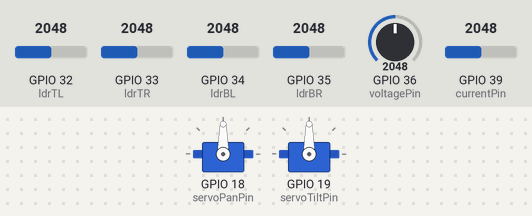
The sketch below on a simulated ESP32. Parts: 2 × servo. The inputs (shaded band) are chosen by the test bench; at power-on: GPIO 32 (ldrTL) = 2048, GPIO 33 (ldrTR) = 2048, GPIO 34 (ldrBL) = 2048, GPIO 35 (ldrBR) = 2048, GPIO 36 (voltagePin) = 2048, GPIO 39 (currentPin) = 2048. WiFi joins after 1.5 s; servers stay silent unless stated; uploads are accepted with an empty reply; what the sketch prints to the serial monitor is not drawn.

Above: at 3.7 s.
3.8 s: GPIO 32 (ldrTL) set to 2280
5.3 s: GPIO 32 (ldrTL) set to 2421
At 8.2 s:
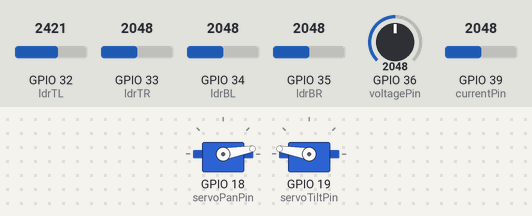
8.3 s: GPIO 33 (ldrTR) set to 2682
9.8 s: GPIO 33 (ldrTR) set to 2778
At 12.7 s:
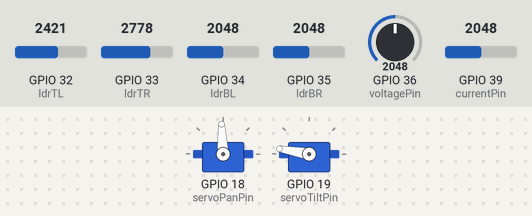
12.8 s: GPIO 34 (ldrBL) set to 2167
At 13.5 s:
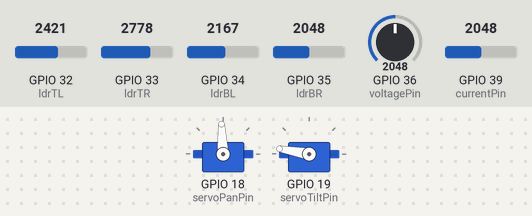
14.3 s: GPIO 35 (ldrBR) set to 2866
At 18.0 s:
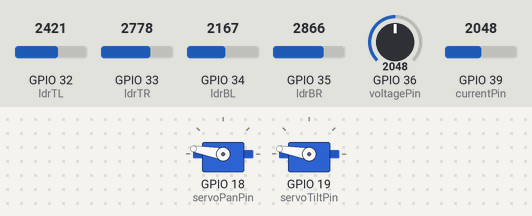
Timing chart, 0 to 18.3 s (numbered marks = the images above; inputs shaded):
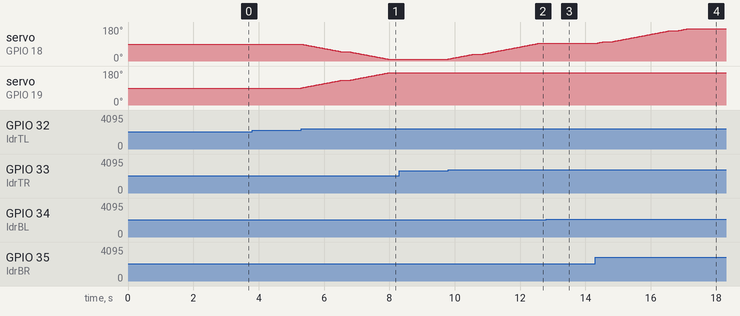

The sketch:

solar_tracker_server.ino
```cpp
// ============================================
//   نظام تتبع الشمس الذكي - مع Server
//   Solar Tracker + Server Dashboard
// ============================================

#include <ESP32Servo.h>
#include <WiFi.h>
#include <HTTPClient.h>
#include <WiFiClientSecure.h>

// ============================================
// ⚙️  غيّر هذه الإعدادات فقط
// ============================================
const char* ssid     = "MSR3";
const char* password = "60006000";

// رابط السيرفر - غيّره بعد النشر
const char* SERVER_URL = "https://solartracking-production.up.railway.app/api/data";
// ============================================

// --- عميل HTTPS ---
WiFiClientSecure secureClient;

// --- تعريف محركات السيرفو ---
Servo servoPan;
Servo servoTilt;

// --- تعريف منافذ مستشعرات الضوء (LDRs) ---
const int ldrTL = 32;
const int ldrTR = 33;
const int ldrBL = 34;
const int ldrBR = 35;

// --- تعريف منافذ السيرفو ---
const int servoPanPin  = 18;
const int servoTiltPin = 19;

// --- تعريف منافذ حساسات الفولتية والتيار ---
const int voltagePin = 36; // SVP (VP)
const int currentPin = 39; // SVN (VN)

// --- الزوايا الابتدائية ---
int panAngle  = 90;
int tiltAngle = 90;

// --- إعدادات الحساسات والسرعة ---
int tolerance = 150;
int stepDelay = 30;

// --- مؤقت لقراءة البيانات وإرسالها ---
unsigned long previousMillis = 0;
const long sendInterval = 2000; // كل ثانيتين

// --- متغيرات تخزين آخر قراءة ---
float actual_voltage = 0.0;
float actual_current = 0.0;
float power_W        = 0.0;
int   ldr_tl = 0, ldr_tr = 0, ldr_bl = 0, ldr_br = 0;

// --- عدد عينات المتوسط للـ ADC ---
const int ADC_SAMPLES = 16;

// --- قراءة ADC مع تجاهل اول عينة + متوسط ---
int readADCavg(int pin) {
  analogRead(pin);
  delay(1);
  long sum = 0;
  for (int i = 0; i < ADC_SAMPLES; i++) {
    sum += analogRead(pin);
    delayMicroseconds(500);
  }
  return (int)(sum / ADC_SAMPLES);
}

// ============================================
// 📡 إرسال البيانات إلى السيرفر
// ============================================
void sendToServer() {
  if (WiFi.status() != WL_CONNECTED) return;

  HTTPClient http;
  http.begin(secureClient, SERVER_URL);
  http.addHeader("Content-Type", "application/json");
  http.setTimeout(3000);

  String json = "{";
  json += "\"voltage\":"   + String(actual_voltage, 2) + ",";
  json += "\"current\":"   + String(abs(actual_current), 2) + ",";
  json += "\"power\":"     + String(power_W, 2) + ",";
  json += "\"panAngle\":"  + String(panAngle) + ",";
  json += "\"tiltAngle\":" + String(tiltAngle) + ",";
  json += "\"ldrTL\":"     + String(ldr_tl) + ",";
  json += "\"ldrTR\":"     + String(ldr_tr) + ",";
  json += "\"ldrBL\":"     + String(ldr_bl) + ",";
  json += "\"ldrBR\":"     + String(ldr_br);
  json += "}";

  int code = http.POST(json);

  if (code > 0) {
    Serial.println("✅ Server: تم الإرسال بنجاح (code: " + String(code) + ")");
  } else {
    Serial.println("❌ Server: فشل الإرسال (error: " + String(code) + ")");
  }

  http.end();
}

// ============================================
void setup() {
  Serial.begin(115200);

  // تهيئة ADC
  analogSetAttenuation(ADC_11db);
  analogSetWidth(12);

  // تهيئة محركات السيرفو
  ESP32PWM::allocateTimer(0);
  ESP32PWM::allocateTimer(1);
  ESP32PWM::allocateTimer(2);
  ESP32PWM::allocateTimer(3);

  servoPan.setPeriodHertz(50);
  servoTilt.setPeriodHertz(50);

  servoPan.attach(servoPanPin, 500, 2400);
  servoTilt.attach(servoTiltPin, 500, 2400);

  servoPan.write(panAngle);
  servoTilt.write(tiltAngle);
  delay(1000);

  // --- الاتصال بالـ WiFi ---
  Serial.println("\nجاري الاتصال بالـ WiFi...");
  WiFi.begin(ssid, password);

  int attempts = 0;
  while (WiFi.status() != WL_CONNECTED && attempts < 20) {
    delay(500);
    Serial.print(".");
    attempts++;
  }

  if (WiFi.status() == WL_CONNECTED) {
    Serial.println("\n✅ تم الاتصال بالـ WiFi!");
    Serial.print("📡 عنوان IP: ");
    Serial.println(WiFi.localIP());
    Serial.println("📡 سيتم الإرسال إلى السيرفر كل ثانيتين");
  } else {
    Serial.println("\n❌ فشل الاتصال - الجهاز يعمل بدون WiFi");
  }

  secureClient.setInsecure();

  Serial.println("تم بدء النظام...");
}

// ============================================
void loop() {

  // -----------------------------------------
  // 1. قسم تتبع الشمس (بدون تغيير)
  // -----------------------------------------
  ldr_tl = analogRead(ldrTL);
  ldr_tr = analogRead(ldrTR);
  ldr_bl = analogRead(ldrBL);
  ldr_br = analogRead(ldrBR);

  int avgTop   = (ldr_tl + ldr_tr) / 2;
  int avgBot   = (ldr_bl + ldr_br) / 2;
  int avgLeft  = (ldr_tl + ldr_bl) / 2;
  int avgRight = (ldr_tr + ldr_br) / 2;

  // الحركة العمودية
  if (abs(avgTop - avgBot) > tolerance) {
    if (avgTop > avgBot) { tiltAngle++; }
    else                 { tiltAngle--; }
  }

  // الحركة الأفقية
  if (abs(avgLeft - avgRight) > tolerance) {
    if (avgLeft > avgRight) { panAngle--; }
    else                    { panAngle++; }
  }

  tiltAngle = constrain(tiltAngle, 10, 170);
  panAngle  = constrain(panAngle,  10, 170);

  servoTilt.write(tiltAngle);
  servoPan.write(panAngle);

// -----------------------------------------
// 2. قراءة الفولتية والتيار + إرسال للسيرفر
// -----------------------------------------
  unsigned long currentMillis = millis();
  if (currentMillis - previousMillis >= sendInterval) {
    previousMillis = currentMillis;

    // --- حساب الفولتية ---
    int adc_v = readADCavg(voltagePin);
    float v_pin = (adc_v * 3.3) / 4095.0;
    actual_voltage = v_pin * 5.0;

    // --- حساب التيار ---
    int adc_c = readADCavg(currentPin);
    float c_pin = (adc_c * 3.3) / 4095.0;
    actual_current = (c_pin - 2.5) / 0.185;

    if (actual_current < 0.05 && actual_current > -0.05) {
      actual_current = 0.0;
    }

    power_W = actual_voltage * abs(actual_current);

    // طباعة على Serial Monitor
    Serial.println("=============================");
    Serial.print("ADC_V raw: ");    Serial.print(adc_v);
    Serial.print(" | V_pin: ");      Serial.print(v_pin, 3);
    Serial.print("V | الفولتية: ");  Serial.println(actual_voltage, 2);
    Serial.print("ADC_C raw: ");    Serial.print(adc_c);
    Serial.print(" | C_pin: ");      Serial.print(c_pin, 3);
    Serial.print("V | التيار: ");     Serial.println(abs(actual_current), 2);
    Serial.print("الطاقة (W):  "); Serial.println(power_W, 2);
    Serial.print("Pan Angle:   "); Serial.println(panAngle);
    Serial.print("Tilt Angle:  "); Serial.println(tiltAngle);
    Serial.println("=============================");

    // 📡 إرسال إلى السيرفر
    sendToServer();

    // إعادة الاتصال إذا انقطع WiFi
    if (WiFi.status() != WL_CONNECTED) {
      Serial.println("⚠️ WiFi انقطع، جاري إعادة الاتصال...");
      WiFi.reconnect();
    }
  }

  delay(stepDelay);
}
```

Measured:
- the behaviour switches between 2349 and 2350 on GPIO 32 (ldrTL) (found by bisection; images 0 and 1)
- the behaviour switches between 2721 and 2722 on GPIO 33 (ldrTR) (found by bisection; images 1 and 2)
- after the input at 3.8 s, every drawn part: stays the same
- after the input at 5.3 s, servo on GPIO 18 (servoPanPin): moves from 90° to 10° over 2.6 s, starting at once; servo on GPIO 19 (servoTiltPin): moves from 90° to 170° over 2.6 s, starting at once
- after the input at 8.3 s, every drawn part: stays the same
- after the input at 9.8 s, servo on GPIO 18 (servoPanPin): moves from 10° to 93° over 2.7 s, starting at once
- after the input at 12.8 s, servo on GPIO 18 (servoPanPin): stays 93° (without the input it goes to 94° after 0.01 s)
- after the input at 14.3 s, servo on GPIO 18 (servoPanPin): moves from 93° to 170° over 2.8 s, starting at once
